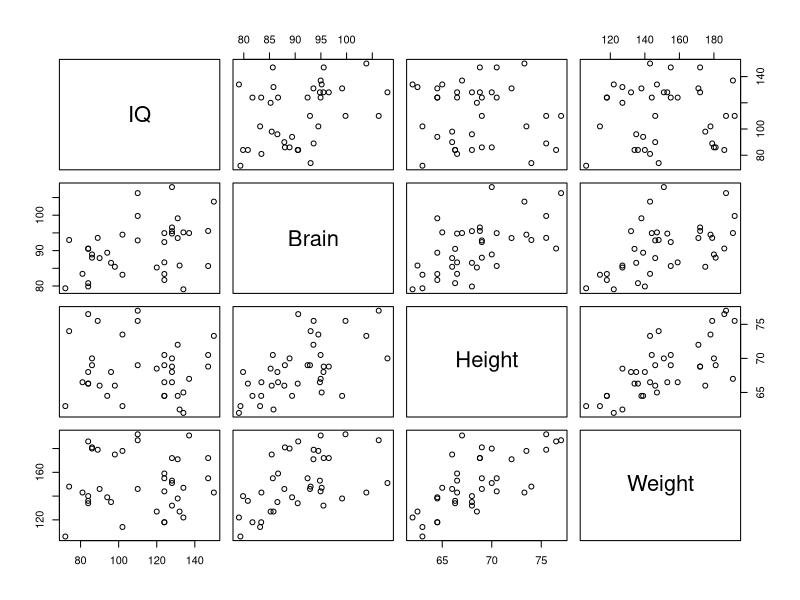
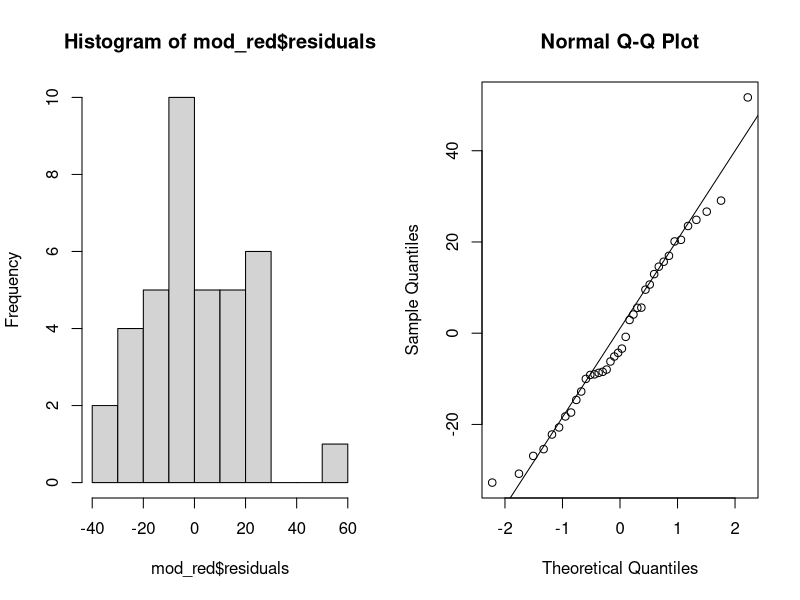
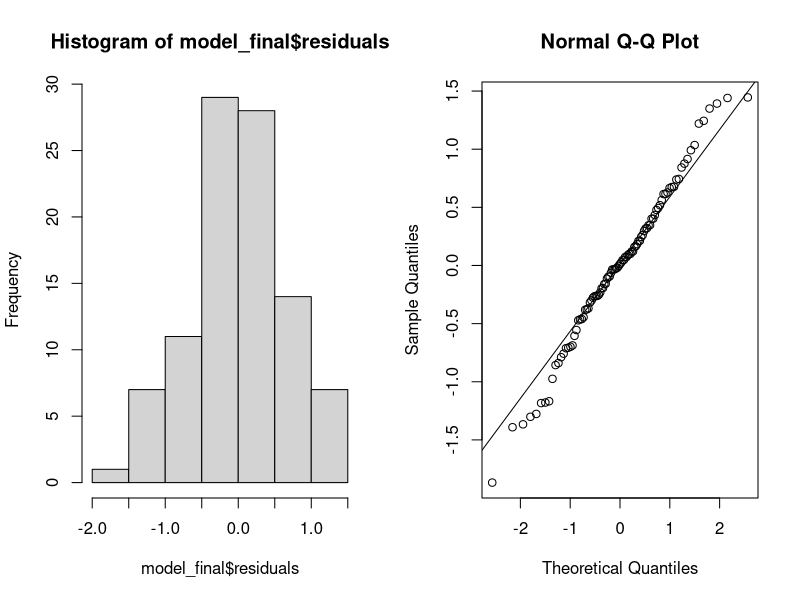

The R source for these figures, in order:
## ---- chunk 1

df <- read.csv('iqphys.csv',sep=',')
df
## ---- chunk 2

pairs(df)

## ---- chunk 3

head(df)

mod <- lm(IQ~Brain+Height+Weight,data=df)
mod
summary(mod)
## ---- chunk 4

sd(df$IQ)

## ---- chunk 5

summary(lm(IQ~Brain+I(Brain^3)+Height+Weight,data=df))

## ---- chunk 6

mod_red <- lm(IQ~Brain+Height,data=df)

summary(mod_red)
confint(mod_red)

## ---- chunk 7

newdata <- data.frame(Brain=95,Height=70)


predict(mod_red, newdata, interval="predict")

## ---- chunk 8

mod_red$residuals


par(mfrow=c(1,2))
hist(mod_red$residuals)
qqnorm(mod_red$residuals)
qqline(mod_red$residuals)

## ---- chunk 9

shapiro.test(mod_red$residuals)

## ---- chunk 10

anova(mod,mod_red)

## ---- chunk 11

prostate <- read.csv('prostate.csv')

head(prostate)
## ---- chunk 12

prostate$train <- NULL
head(prostate)

## ---- chunk 13
fit1 <- lm(lpsa~lcavol+lweight+age+lbph+svi+lcp+gleason+pgg45,data=prostate)
fit0 <- lm(lpsa~1,data=prostate)
library(MASS)
stepAIC(fit1,direction="backward")
## ---- chunk 14

stepAIC(fit0,direction="forward",scope=list(upper=fit1,lower=fit0))
## ---- chunk 15

step <- stepAIC(fit0,direction="both",scope=list(upper=fit1,lower=fit0))
step$call

## ---- chunk 16

extractAIC(lm(formula = lpsa ~ lcavol + lweight + svi + lbph + age, data = prostate),scale=0)

## ---- chunk 17

model_final <- lm(formula = lpsa ~ lcavol + lweight + svi + lbph + age, data = prostate)

summary(model_final)

coefficients(model_final)

anova(lm(formula = lpsa ~ lcavol + lweight + svi + lbph, data = prostate),
      lm(formula = lpsa ~ lcavol + lweight + svi + lbph + age, data = prostate))

## ---- chunk 18

extractAIC(lm(formula = lpsa ~ lcavol + lweight + svi + lbph , data = prostate),scale=0)

# the ANOVA test indicates this simplified model as the best, however its AIC is greater than that of the model with the age variable

## ---- chunk 19

par(mfrow=c(1,2))
hist(model_final$residuals)
qqnorm(model_final$residuals)
qqline(model_final$residuals)

## ---- chunk 20

coefficients(model_final) # model coefficients

confint(model_final) # confidence intervals for each coefficient

## ---- chunk 21
df <- read.csv("wisconsin_breast.csv")
dim(df)
head(df)
str(df)
## ---- chunk 22
df$V2 <- as.numeric(as.factor(df$V2) ) - 1
df_train <- df[1:400, 1:32]
df_test <- df[401:569, 1:32]

X_train <- df_train[,4:32]
y_train <- df_train[,3]

X_test <- df_test[,4:32]
y_test <- df_test[,3]
## ---- chunk 23
fit1 <- glm(V2~., data=df_train[3:32], family=binomial)
fit0 <- glm(V2~1, data=df_train[3:32], family=binomial)
library(MASS)

#I decide to apply both by stepwise


step <-stepAIC(fit0,direction="both",scope=list(upper=fit1,lower=fit0))
summary(step)

## ---- chunk 24

y_pred <- as.numeric(predict(step, X_test, type="response")>.5)
y_pred <- as.factor(y_pred)
y_test <- as.factor(y_test)


# install.packages(c("e1071", "caret", "e1071")
library(caret)
library(ggplot2)
library(lattice)
library(e1071)
confusionMatrix(y_test, y_pred, mode="everything")


